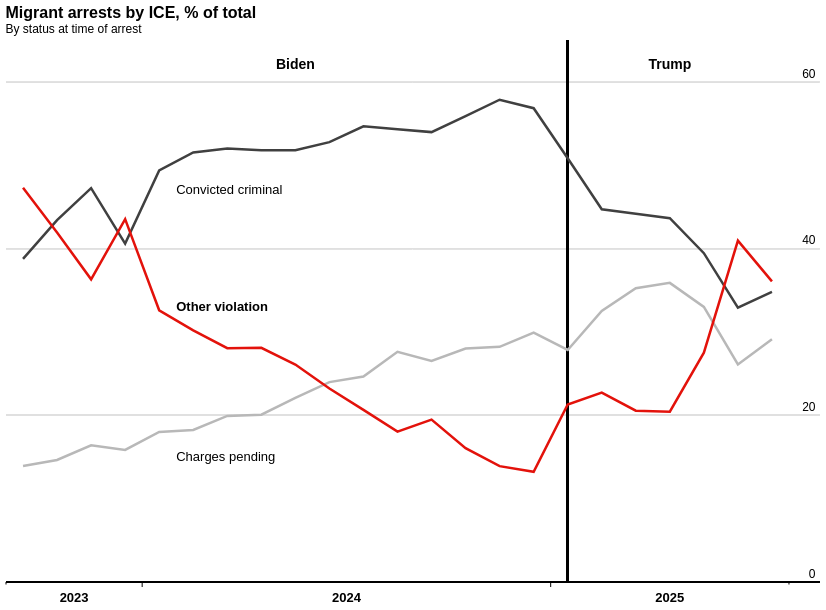

The cell this chart's notebook holds for it:
### Code cell
# Create percentage breakdown chart matching the existing JSON exactly
spec_percentage = {
    "$schema": "https://vega.github.io/schema/vega-lite/v6.json",
    "config": {
        "view": {
            "continuousWidth": 300,
            "continuousHeight": 300,
            "stroke": "transparent"
        },
        "axis": {
            "domainColor": "black",
            "domainWidth": 1,
            "labelFont": "Arial, sans-serif",
            "labelFontSize": 12,
            "titleFont": "Arial, sans-serif",
            "titleFontSize": 13
        },
        "title": {
            "anchor": "start",
            "font": "Arial, sans-serif",
            "fontSize": 16,
            "fontWeight": "bold"
        }
    },
    "width": 800,
    "height": 500,
    "title": {
        "text": "Migrant arrests by ICE, % of total",
        "subtitle": "By status at time of arrest",
        "anchor": "start"
    },
    "data": {"values": status_counts.to_dict('records')},
    "layer": [
        {
            # Horizontal gridlines at 20, 40, 60
            "mark": {
                "type": "rule",
                "strokeWidth": 1,
                "color": "#e0e0e0"
            },
            "encoding": {
                "y": {"datum": 20},
                "x": {"datum": -0.5},
                "x2": {"datum": 23.4}
            }
        },
        {
            "mark": {
                "type": "rule",
                "strokeWidth": 1,
                "color": "#e0e0e0"
            },
            "encoding": {
                "y": {"datum": 40},
                "x": {"datum": -0.5},
                "x2": {"datum": 23.4}
            }
        },
        {
            "mark": {
                "type": "rule",
                "strokeWidth": 1,
                "color": "#e0e0e0"
            },
            "encoding": {
                "y": {"datum": 60},
                "x": {"datum": -0.5},
                "x2": {"datum": 23.4}
            }
        },
        {
            # Vertical separator line at x=16
            "mark": {
                "type": "rule",
                "strokeWidth": 2,
                "color": "black"
            },
            "encoding": {
                "x": {"datum": 16},
                "y": {"datum": 0},
                "y2": {"datum": 65}
            }
        },
        {
            # Line chart with color by category
            "mark": {
                "type": "line",
                "point": {
                    "filled": True,
                    "size": 100,
                    "opacity": 0
                },
                "strokeWidth": 2.5,
                "tooltip": True
            },
            "encoding": {
                "x": {
                    "field": "x_pos",
                    "type": "quantitative",
                    "axis": {
                        "title": None,
                        "labels": False,
                        "ticks": False,
                        "grid": False,
                        "domain": True,
                        "domainColor": "black",
                        "domainWidth": 2,
                        "domainOpacity": 1
                    },
                    "scale": {"domain": [-0.5, 23], "nice": False}
                },
                "y": {
                    "field": "percentage",
                    "type": "quantitative",
                    "axis": {
                        "title": None,
                        "grid": False,
                        "labels": True,
                        "values": [0, 20, 40, 60],
                        "domain": False,
                        "ticks": False,
                        "orient": "right",
                        "labelAlign": "right",
                        "labelBaseline": "middle",
                        "labelPadding": 9,
                        "labelOffset": -9
                    },
                    "scale": {"domain": [0, 60]}
                },
                "color": {
                    "field": "category",
                    "type": "nominal",
                    "scale": {
                        "domain": ["Convicted criminal", "Other violation", "Charges pending"],
                        "range": ["#404040", "#E3120B", "#B8B8B8"]
                    },
                    "legend": None
                },
                "detail": {
                    "field": "category",
                    "type": "nominal"
                },
                "tooltip": [
                    {"field": "date", "type": "temporal", "title": "Month", "format": "%b %Y"},
                    {"field": "category", "type": "nominal", "title": "Status"},
                    {"field": "percentage", "type": "quantitative", "title": "Percentage", "format": ".1f"}
                ]
            }
        },
        {
            # Horizontal axis line at y=0
            "mark": {
                "type": "rule",
                "strokeWidth": 1,
                "color": "black"
            },
            "encoding": {
                "y": {"datum": 0, "type": "quantitative"},
                "x": {"datum": -0.5, "type": "quantitative"},
                "x2": {"datum": 23.4}
            }
        },
        {
            # Short tick marks at start and end
            "data": {
                "values": [
                    {"x": -0.5}, {"x": 22.5}
                ]
            },
            "mark": {
                "type": "rule",
                "strokeWidth": 1,
                "color": "#000000"
            },
            "encoding": {
                "x": {"field": "x", "type": "quantitative", "axis": None},
                "y": {"datum": 0},
                "y2": {"datum": -0.3}
            }
        },
        {
            # Long tick marks for year boundaries
            "data": {
                "values": [
                    {"x": 3.5},
                    {"x": 15.5}
                ]
            },
            "mark": {
                "type": "rule",
                "strokeWidth": 1,
                "color": "#000000"
            },
            "encoding": {
                "x": {"field": "x", "type": "quantitative", "axis": None},
                "y": {"datum": 0},
                "y2": {"datum": -0.6}
            }
        },
        {
            # Year labels
            "data": {
                "values": [
                    {"year": "2023", "x_pos": 1.5},
                    {"year": "2024", "x_pos": 9.5},
                    {"year": "2025", "x_pos": 19}
                ]
            },
            "mark": {
                "type": "text",
                "fontSize": 13,
                "fontWeight": "bold",
                "baseline": "top",
                "dy": 10
            },
            "encoding": {
                "x": {"field": "x_pos", "type": "quantitative", "axis": None},
                "y": {"datum": 0},
                "text": {"field": "year", "type": "nominal"}
            }
        },
        {
            # Biden label
            "data": {
                "values": [
                    {"label": "Biden", "x_pos": 8}
                ]
            },
            "mark": {
                "type": "text",
                "fontSize": 14,
                "fontWeight": "bold",
                "baseline": "middle"
            },
            "encoding": {
                "x": {"field": "x_pos", "type": "quantitative", "axis": None},
                "y": {"datum": 62},
                "text": {"field": "label", "type": "nominal"}
            }
        },
        {
            # Trump label
            "data": {
                "values": [
                    {"label": "Trump", "x_pos": 19}
                ]
            },
            "mark": {
                "type": "text",
                "fontSize": 14,
                "fontWeight": "bold",
                "baseline": "middle"
            },
            "encoding": {
                "x": {"field": "x_pos", "type": "quantitative", "axis": None},
                "y": {"datum": 62},
                "text": {"field": "label", "type": "nominal"}
            }
        },
        {
            # Line label - Convicted criminal
            "data": {
                "values": [
                    {"label": "Convicted criminal", "x_pos": 4.5, "y": 47}
                ]
            },
            "mark": {
                "type": "text",
                "align": "left",
                "baseline": "middle",
                "fontSize": 13,
                "fontWeight": "normal"
            },
            "encoding": {
                "x": {"field": "x_pos", "type": "quantitative", "axis": None},
                "y": {"field": "y", "type": "quantitative"},
                "text": {"field": "label", "type": "nominal"}
            }
        },
        {
            # Line label - Other violation (bold)
            "data": {
                "values": [
                    {"label": "Other violation", "x_pos": 4.5, "y": 33}
                ]
            },
            "mark": {
                "type": "text",
                "align": "left",
                "baseline": "middle",
                "fontSize": 13,
                "fontWeight": "bold"
            },
            "encoding": {
                "x": {"field": "x_pos", "type": "quantitative", "axis": None},
                "y": {"field": "y", "type": "quantitative"},
                "text": {"field": "label", "type": "nominal"}
            }
        },
        {
            # Line label - Charges pending
            "data": {
                "values": [
                    {"label": "Charges pending", "x_pos": 4.5, "y": 15}
                ]
            },
            "mark": {
                "type": "text",
                "align": "left",
                "baseline": "middle",
                "fontSize": 13,
                "fontWeight": "normal"
            },
            "encoding": {
                "x": {"field": "x_pos", "type": "quantitative", "axis": None},
                "y": {"field": "y", "type": "quantitative"},
                "text": {"field": "label", "type": "nominal"}
            }
        }
    ]
}

# Display the chart
chart_percentage = alt.Chart.from_dict(spec_percentage)
chart_percentage

### Figure 1 — Vega-Lite specification as saved in the notebook (floating-point values rounded to 4 significant figures)
{"config": {"view": {"continuousWidth": 300, "continuousHeight": 300, "stroke": "transparent"}, "axis": {"domainColor": "black", "domainWidth": 1, "labelFont": "Arial, sans-serif", "labelFontSize": 12, "titleFont": "Arial, sans-serif", "titleFontSize": 13}, "title": {"anchor": "start", "font": "Arial, sans-serif", "fontSize": 16, "fontWeight": "bold"}}, "layer": [{"mark": {"type": "rule", "color": "#e0e0e0", "strokeWidth": 1}, "encoding": {"x": {"datum": -0.5}, "x2": {"datum": 23.4}, "y": {"datum": 20}}}, {"mark": {"type": "rule", "color": "#e0e0e0", "strokeWidth": 1}, "encoding": {"x": {"datum": -0.5}, "x2": {"datum": 23.4}, "y": {"datum": 40}}}, {"mark": {"type": "rule", "color": "#e0e0e0", "strokeWidth": 1}, "encoding": {"x": {"datum": -0.5}, "x2": {"datum": 23.4}, "y": {"datum": 60}}}, {"mark": {"type": "rule", "color": "black", "strokeWidth": 2}, "encoding": {"x": {"datum": 16}, "y": {"datum": 0}, "y2": {"datum": 65}}}, {"mark": {"type": "line", "point": {"filled": true, "opacity": 0, "size": 100}, "strokeWidth": 2.5, "tooltip": true}, "encoding": {"color": {"field": "category", "legend": null, "scale": {"domain": ["Convicted criminal", "Other violation", "Charges pending"], "range": ["#404040", "#E3120B", "#B8B8B8"]}, "type": "nominal"}, "detail": {"field": "category", "type": "nominal"}, "tooltip": [{"field": "date", "format": "%b %Y", "title": "Month", "type": "temporal"}, {"field": "category", "title": "Status", "type": "nominal"}, {"field": "percentage", "format": ".1f", "title": "Percentage", "type": "quantitative"}], "x": {"axis": {"domain": true, "domainColor": "black", "domainOpacity": 1, "domainWidth": 2, "grid": false, "labels": false, "ticks": false, "title": null}, "field": "x_pos", "scale": {"domain": [-0.5, 23], "nice": false}, "type": "quantitative"}, "y": {"axis": {"domain": false, "grid": false, "labelAlign": "right", "labelBaseline": "middle", "labelOffset": -9, "labelPadding": 9, "labels": true, "orient": "right", "ticks": false, "title": null, "values": [0, 20, 40, 60]}, "field": "percentage", "scale": {"domain": [0, 60]}, "type": "quantitative"}}}, {"mark": {"type": "rule", "color": "black", "strokeWidth": 1}, "encoding": {"x": {"datum": -0.5, "type": "quantitative"}, "x2": {"datum": 23.4}, "y": {"datum": 0, "type": "quantitative"}}}, {"mark": {"type": "rule", "color": "#000000", "strokeWidth": 1}, "data": {"values": [{"x": -0.5}, {"x": 22.5}]}, "encoding": {"x": {"axis": null, "field": "x", "type": "quantitative"}, "y": {"datum": 0}, "y2": {"datum": -0.3}}}, {"mark": {"type": "rule", "color": "#000000", "strokeWidth": 1}, "data": {"values": [{"x": 3.5}, {"x": 15.5}]}, "encoding": {"x": {"axis": null, "field": "x", "type": "quantitative"}, "y": {"datum": 0}, "y2": {"datum": -0.6}}}, {"mark": {"type": "text", "baseline": "top", "dy": 10, "fontSize": 13, "fontWeight": "bold"}, "data": {"values": [{"year": "2023", "x_pos": 1.5}, {"year": "2024", "x_pos": 9.5}, {"year": "2025", "x_pos": 19}]}, "encoding": {"text": {"field": "year", "type": "nominal"}, "x": {"axis": null, "field": "x_pos", "type": "quantitative"}, "y": {"datum": 0}}}, {"mark": {"type": "text", "baseline": "middle", "fontSize": 14, "fontWeight": "bold"}, "data": {"values": [{"label": "Biden", "x_pos": 8}]}, "encoding": {"text": {"field": "label", "type": "nominal"}, "x": {"axis": null, "field": "x_pos", "type": "quantitative"}, "y": {"datum": 62}}}, {"mark": {"type": "text", "baseline": "middle", "fontSize": 14, "fontWeight": "bold"}, "data": {"values": [{"label": "Trump", "x_pos": 19}]}, "encoding": {"text": {"field": "label", "type": "nominal"}, "x": {"axis": null, "field": "x_pos", "type": "quantitative"}, "y": {"datum": 62}}}, {"mark": {"type": "text", "align": "left", "baseline": "middle", "fontSize": 13, "fontWeight": "normal"}, "data": {"values": [{"label": "Convicted criminal", "x_pos": 4.5, "y": 47}]}, "encoding": {"text": {"field": "label", "type": "nominal"}, "x": {"axis": null, "field": "x_pos", "type": "quantitative"}, "y": {"field": "y", "type": "quantitative"}}}, {"mark": {"type": "text", "align": "left", "baseline": "middle", "fontSize": 13, "fontWeight": "bold"}, "data": {"values": [{"label": "Other violation", "x_pos": 4.5, "y": 33}]}, "encoding": {"text": {"field": "label", "type": "nominal"}, "x": {"axis": null, "field": "x_pos", "type": "quantitative"}, "y": {"field": "y", "type": "quantitative"}}}, {"mark": {"type": "text", "align": "left", "baseline": "middle", "fontSize": 13, "fontWeight": "normal"}, "data": {"values": [{"label": "Charges pending", "x_pos": 4.5, "y": 15}]}, "encoding": {"text": {"field": "label", "type": "nominal"}, "x": {"axis": null, "field": "x_pos", "type": "quantitative"}, "y": {"field": "y", "type": "quantitative"}}}], "data": {"name": "data-a4d96ecce02801940ffb12e557867634"}, "height": 500, "title": {"text": "Migrant arrests by ICE, % of total", "anchor": "start", "subtitle": "By status at time of arrest"}, "width": 800, "$schema": "https://vega.github.io/schema/vega-lite/v6.json", "datasets": {"data-a4d96ecce02801940ffb12e557867634": [{"apprehension_criminality": "1 Convicted Criminal", "arrests": 4148, "total_arrests": 10698, "percentage": 38.77, "date": "2023-09-01T00:00:00", "date_str": "2023-09-01", "admin": "Biden", "category": "Convicted criminal", "color": "#404040", "x_pos": 0, "sort_order": 3, "month_letter": "S"}, {"apprehension_criminality": "2 Pending Criminal Charges", "arrests": 1489, "total_arrests": 10698, "percentage": 13.92, "date": "2023-09-01T00:00:00", "date_str": "2023-09-01", "admin": "Biden", "category": "Charges pending", "color": "#B8B8B8", "x_pos": 0, "sort_order": 1, "month_letter": "S"}, {"apprehension_criminality": "3 Other Immigration Violator", "arrests": 5061, "total_arrests": 10698, "percentage": 47.31, "date": "2023-09-01T00:00:00", "date_str": "2023-09-01", "admin": "Biden", "category": "Other violation", "color": "#E3120B", "x_pos": 0, "sort_order": 2, "month_letter": "S"}, {"apprehension_criminality": "1 Convicted Criminal", "arrests": 4428, "total_arrests": 10197, "percentage": 43.42, "date": "2023-10-01T00:00:00", "date_str": "2023-10-01", "admin": "Biden", "category": "Convicted criminal", "color": "#404040", "x_pos": 1, "sort_order": 3, "month_letter": "O"}, {"apprehension_criminality": "2 Pending Criminal Charges", "arrests": 1493, "total_arrests": 10197, "percentage": 14.64, "date": "2023-10-01T00:00:00", "date_str": "2023-10-01", "admin": "Biden", "category": "Charges pending", "color": "#B8B8B8", "x_pos": 1, "sort_order": 1, "month_letter": "O"}, {"apprehension_criminality": "3 Other Immigration Violator", "arrests": 4276, "total_arrests": 10197, "percentage": 41.93, "date": "2023-10-01T00:00:00", "date_str": "2023-10-01", "admin": "Biden", "category": "Other violation", "color": "#E3120B", "x_pos": 1, "sort_order": 2, "month_letter": "O"}, {"apprehension_criminality": "1 Convicted Criminal", "arrests": 4266, "total_arrests": 9025, "percentage": 47.27, "date": "2023-11-01T00:00:00", "date_str": "2023-11-01", "admin": "Biden", "category": "Convicted criminal", "color": "#404040", "x_pos": 2, "sort_order": 3, "month_letter": "N"}, {"apprehension_criminality": "2 Pending Criminal Charges", "arrests": 1481, "total_arrests": 9025, "percentage": 16.41, "date": "2023-11-01T00:00:00", "date_str": "2023-11-01", "admin": "Biden", "category": "Charges pending", "color": "#B8B8B8", "x_pos": 2, "sort_order": 1, "month_letter": "N"}, {"apprehension_criminality": "3 Other Immigration Violator", "arrests": 3278, "total_arrests": 9025, "percentage": 36.32, "date": "2023-11-01T00:00:00", "date_str": "2023-11-01", "admin": "Biden", "category": "Other violation", "color": "#E3120B", "x_pos": 2, "sort_order": 2, "month_letter": "N"}, {"apprehension_criminality": "1 Convicted Criminal", "arrests": 4038, "total_arrests": 9944, "percentage": 40.61, "date": "2023-12-01T00:00:00", "date_str": "2023-12-01", "admin": "Biden", "category": "Convicted criminal", "color": "#404040", "x_pos": 3, "sort_order": 3, "month_letter": "D"}, {"apprehension_criminality": "2 Pending Criminal Charges", "arrests": 1576, "total_arrests": 9944, "percentage": 15.85, "date": "2023-12-01T00:00:00", "date_str": "2023-12-01", "admin": "Biden", "category": "Charges pending", "color": "#B8B8B8", "x_pos": 3, "sort_order": 1, "month_letter": "D"}, {"apprehension_criminality": "3 Other Immigration Violator", "arrests": 4330, "total_arrests": 9944, "percentage": 43.54, "date": "2023-12-01T00:00:00", "date_str": "2023-12-01", "admin": "Biden", "category": "Other violation", "color": "#E3120B", "x_pos": 3, "sort_order": 2, "month_letter": "D"}, {"apprehension_criminality": "1 Convicted Criminal", "arrests": 4253, "total_arrests": 8612, "percentage": 49.38, "date": "2024-01-01T00:00:00", "date_str": "2024-01-01", "admin": "Biden", "category": "Convicted criminal", "color": "#404040", "x_pos": 4, "sort_order": 3, "month_letter": "J"}, {"apprehension_criminality": "2 Pending Criminal Charges", "arrests": 1551, "total_arrests": 8612, "percentage": 18.01, "date": "2024-01-01T00:00:00", "date_str": "2024-01-01", "admin": "Biden", "category": "Charges pending", "color": "#B8B8B8", "x_pos": 4, "sort_order": 1, "month_letter": "J"}, {"apprehension_criminality": "3 Other Immigration Violator", "arrests": 2808, "total_arrests": 8612, "percentage": 32.61, "date": "2024-01-01T00:00:00", "date_str": "2024-01-01", "admin": "Biden", "category": "Other violation", "color": "#E3120B", "x_pos": 4, "sort_order": 2, "month_letter": "J"}, {"apprehension_criminality": "1 Convicted Criminal", "arrests": 5011, "total_arrests": 9720, "percentage": 51.55, "date": "2024-02-01T00:00:00", "date_str": "2024-02-01", "admin": "Biden", "category": "Convicted criminal", "color": "#404040", "x_pos": 5, "sort_order": 3, "month_letter": "F"}, {"apprehension_criminality": "2 Pending Criminal Charges", "arrests": 1773, "total_arrests": 9720, "percentage": 18.24, "date": "2024-02-01T00:00:00", "date_str": "2024-02-01", "admin": "Biden", "category": "Charges pending", "color": "#B8B8B8", "x_pos": 5, "sort_order": 1, "month_letter": "F"}, {"apprehension_criminality": "3 Other Immigration Violator", "arrests": 2936, "total_arrests": 9720, "percentage": 30.21, "date": "2024-02-01T00:00:00", "date_str": "2024-02-01", "admin": "Biden", "category": "Other violation", "color": "#E3120B", "x_pos": 5, "sort_order": 2, "month_letter": "F"}, {"apprehension_criminality": "1 Convicted Criminal", "arrests": 5084, "total_arrests": 9775, "percentage": 52.01, "date": "2024-03-01T00:00:00", "date_str": "2024-03-01", "admin": "Biden", "category": "Convicted criminal", "color": "#404040", "x_pos": 6, "sort_order": 3, "month_letter": "M"}, {"apprehension_criminality": "2 Pending Criminal Charges", "arrests": 1948, "total_arrests": 9775, "percentage": 19.93, "date": "2024-03-01T00:00:00", "date_str": "2024-03-01", "admin": "Biden", "category": "Charges pending", "color": "#B8B8B8", "x_pos": 6, "sort_order": 1, "month_letter": "M"}, {"apprehension_criminality": "3 Other Immigration Violator", "arrests": 2743, "total_arrests": 9775, "percentage": 28.06, "date": "2024-03-01T00:00:00", "date_str": "2024-03-01", "admin": "Biden", "category": "Other violation", "color": "#E3120B", "x_pos": 6, "sort_order": 2, "month_letter": "M"}, {"apprehension_criminality": "1 Convicted Criminal", "arrests": 5356, "total_arrests": 10336, "percentage": 51.82, "date": "2024-04-01T00:00:00", "date_str": "2024-04-01", "admin": "Biden", "category": "Convicted criminal", "color": "#404040", "x_pos": 7, "sort_order": 3, "month_letter": "A"}, {"apprehension_criminality": "2 Pending Criminal Charges", "arrests": 2075, "total_arrests": 10336, "percentage": 20.08, "date": "2024-04-01T00:00:00", "date_str": "2024-04-01", "admin": "Biden", "category": "Charges pending", "color": "#B8B8B8", "x_pos": 7, "sort_order": 1, "month_letter": "A"}, {"apprehension_criminality": "3 Other Immigration Violator", "arrests": 2905, "total_arrests": 10336, "percentage": 28.11, "date": "2024-04-01T00:00:00", "date_str": "2024-04-01", "admin": "Biden", "category": "Other violation", "color": "#E3120B", "x_pos": 7, "sort_order": 2, "month_letter": "A"}, {"apprehension_criminality": "1 Convicted Criminal", "arrests": 5376, "total_arrests": 10377, "percentage": 51.81, "date": "2024-05-01T00:00:00", "date_str": "2024-05-01", "admin": "Biden", "category": "Convicted criminal", "color": "#404040", "x_pos": 8, "sort_order": 3, "month_letter": "M"}, {"apprehension_criminality": "2 Pending Criminal Charges", "arrests": 2293, "total_arrests": 10377, "percentage": 22.1, "date": "2024-05-01T00:00:00", "date_str": "2024-05-01", "admin": "Biden", "category": "Charges pending", "color": "#B8B8B8", "x_pos": 8, "sort_order": 1, "month_letter": "M"}, {"apprehension_criminality": "3 Other Immigration Violator", "arrests": 2708, "total_arrests": 10377, "percentage": 26.1, "date": "2024-05-01T00:00:00", "date_str": "2024-05-01", "admin": "Biden", "category": "Other violation", "color": "#E3120B", "x_pos": 8, "sort_order": 2, "month_letter": "M"}, {"apprehension_criminality": "1 Convicted Criminal", "arrests": 4577, "total_arrests": 8671, "percentage": 52.79, "date": "2024-06-01T00:00:00", "date_str": "2024-06-01", "admin": "Biden", "category": "Convicted criminal", "color": "#404040", "x_pos": 9, "sort_order": 3, "month_letter": "J"}, {"apprehension_criminality": "2 Pending Criminal Charges", "arrests": 2080, "total_arrests": 8671, "percentage": 23.99, "date": "2024-06-01T00:00:00", "date_str": "2024-06-01", "admin": "Biden", "category": "Charges pending", "color": "#B8B8B8", "x_pos": 9, "sort_order": 1, "month_letter": "J"}, {"apprehension_criminality": "3 Other Immigration Violator", "arrests": 2014, "total_arrests": 8671, "percentage": 23.23, "date": "2024-06-01T00:00:00", "date_str": "2024-06-01", "admin": "Biden", "category": "Other violation", "color": "#E3120B", "x_pos": 9, "sort_order": 2, "month_letter": "J"}, {"apprehension_criminality": "1 Convicted Criminal", "arrests": 5243, "total_arrests": 9589, "percentage": 54.68, "date": "2024-07-01T00:00:00", "date_str": "2024-07-01", "admin": "Biden", "category": "Convicted criminal", "color": "#404040", "x_pos": 10, "sort_order": 3, "month_letter": "J"}, {"apprehension_criminality": "2 Pending Criminal Charges", "arrests": 2365, "total_arrests": 9589, "percentage": 24.66, "date": "2024-07-01T00:00:00", "date_str": "2024-07-01", "admin": "Biden", "category": "Charges pending", "color": "#B8B8B8", "x_pos": 10, "sort_order": 1, "month_letter": "J"}, {"apprehension_criminality": "3 Other Immigration Violator", "arrests": 1981, "total_arrests": 9589, "percentage": 20.66, "date": "2024-07-01T00:00:00", "date_str": "2024-07-01", "admin": "Biden", "category": "Other violation", "color": "#E3120B", "x_pos": 10, "sort_order": 2, "month_letter": "J"}, {"apprehension_criminality": "1 Convicted Criminal", "arrests": 5055, "total_arrests": 9304, "percentage": 54.33, "date": "2024-08-01T00:00:00", "date_str": "2024-08-01", "admin": "Biden", "category": "Convicted criminal", "color": "#404040", "x_pos": 11, "sort_order": 3, "month_letter": "A"}, {"apprehension_criminality": "2 Pending Criminal Charges", "arrests": 2570, "total_arrests": 9304, "percentage": 27.62, "date": "2024-08-01T00:00:00", "date_str": "2024-08-01", "admin": "Biden", "category": "Charges pending", "color": "#B8B8B8", "x_pos": 11, "sort_order": 1, "month_letter": "A"}, {"apprehension_criminality": "3 Other Immigration Violator", "arrests": 1679, "total_arrests": 9304, "percentage": 18.05, "date": "2024-08-01T00:00:00", "date_str": "2024-08-01", "admin": "Biden", "category": "Other violation", "color": "#E3120B", "x_pos": 11, "sort_order": 2, "month_letter": "A"}, {"apprehension_criminality": "1 Convicted Criminal", "arrests": 4585, "total_arrests": 8493, "percentage": 53.99, "date": "2024-09-01T00:00:00", "date_str": "2024-09-01", "admin": "Biden", "category": "Convicted criminal", "color": "#404040", "x_pos": 12, "sort_order": 3, "month_letter": "S"}, {"apprehension_criminality": "2 Pending Criminal Charges", "arrests": 2253, "total_arrests": 8493, "percentage": 26.53, "date": "2024-09-01T00:00:00", "date_str": "2024-09-01", "admin": "Biden", "category": "Charges pending", "color": "#B8B8B8", "x_pos": 12, "sort_order": 1, "month_letter": "S"}, {"apprehension_criminality": "3 Other Immigration Violator", "arrests": 1655, "total_arrests": 8493, "percentage": 19.49, "date": "2024-09-01T00:00:00", "date_str": "2024-09-01", "admin": "Biden", "category": "Other violation", "color": "#E3120B", "x_pos": 12, "sort_order": 2, "month_letter": "S"}, {"apprehension_criminality": "1 Convicted Criminal", "arrests": 5399, "total_arrests": 9655, "percentage": 55.92, "date": "2024-10-01T00:00:00", "date_str": "2024-10-01", "admin": "Biden", "category": "Convicted criminal", "color": "#404040", "x_pos": 13, "sort_order": 3, "month_letter": "O"}, {"apprehension_criminality": "2 Pending Criminal Charges", "arrests": 2705, "total_arrests": 9655, "percentage": 28.02, "date": "2024-10-01T00:00:00", "date_str": "2024-10-01", "admin": "Biden", "category": "Charges pending", "color": "#B8B8B8", "x_pos": 13, "sort_order": 1, "month_letter": "O"}, {"apprehension_criminality": "3 Other Immigration Violator", "arrests": 1551, "total_arrests": 9655, "percentage": 16.06, "date": "2024-10-01T00:00:00", "date_str": "2024-10-01", "admin": "Biden", "category": "Other violation", "color": "#E3120B", "x_pos": 13, "sort_order": 2, "month_letter": "O"}, {"apprehension_criminality": "1 Convicted Criminal", "arrests": 4796, "total_arrests": 8287, "percentage": 57.87, "date": "2024-11-01T00:00:00", "date_str": "2024-11-01", "admin": "Biden", "category": "Convicted criminal", "color": "#404040", "x_pos": 14, "sort_order": 3, "month_letter": "N"}, {"apprehension_criminality": "2 Pending Criminal Charges", "arrests": 2339, "total_arrests": 8287, "percentage": 28.22, "date": "2024-11-01T00:00:00", "date_str": "2024-11-01", "admin": "Biden", "category": "Charges pending", "color": "#B8B8B8", "x_pos": 14, "sort_order": 1, "month_letter": "N"}, {"apprehension_criminality": "3 Other Immigration Violator", "arrests": 1152, "total_arrests": 8287, "percentage": 13.9, "date": "2024-11-01T00:00:00", "date_str": "2024-11-01", "admin": "Biden", "category": "Other violation", "color": "#E3120B", "x_pos": 14, "sort_order": 2, "month_letter": "N"}, {"apprehension_criminality": "1 Convicted Criminal", "arrests": 4905, "total_arrests": 8627, "percentage": 56.86, "date": "2024-12-01T00:00:00", "date_str": "2024-12-01", "admin": "Biden", "category": "Convicted criminal", "color": "#404040", "x_pos": 15, "sort_order": 3, "month_letter": "D"}, {"apprehension_criminality": "2 Pending Criminal Charges", "arrests": 2581, "total_arrests": 8627, "percentage": 29.92, "date": "2024-12-01T00:00:00", "date_str": "2024-12-01", "admin": "Biden", "category": "Charges pending", "color": "#B8B8B8", "x_pos": 15, "sort_order": 1, "month_letter": "D"}, {"apprehension_criminality": "3 Other Immigration Violator", "arrests": 1141, "total_arrests": 8627, "percentage": 13.23, "date": "2024-12-01T00:00:00", "date_str": "2024-12-01", "admin": "Biden", "category": "Other violation", "color": "#E3120B", "x_pos": 15, "sort_order": 2, "month_letter": "D"}, {"apprehension_criminality": "1 Convicted Criminal", "arrests": 6296, "total_arrests": 12380, "percentage": 50.86, "date": "2025-01-01T00:00:00", "date_str": "2025-01-01", "admin": "Biden", "category": "Convicted criminal", "color": "#404040", "x_pos": 16, "sort_order": 3, "month_letter": "J"}, {"apprehension_criminality": "2 Pending Criminal Charges", "arrests": 3447, "total_arrests": 12380, "percentage": 27.84, "date": "2025-01-01T00:00:00", "date_str": "2025-01-01", "admin": "Biden", "category": "Charges pending", "color": "#B8B8B8", "x_pos": 16, "sort_order": 1, "month_letter": "J"}, {"apprehension_criminality": "3 Other Immigration Violator", "arrests": 2637, "total_arrests": 12380, "percentage": 21.3, "date": "2025-01-01T00:00:00", "date_str": "2025-01-01", "admin": "Biden", "category": "Other violation", "color": "#E3120B", "x_pos": 16, "sort_order": 2, "month_letter": "J"}, {"apprehension_criminality": "1 Convicted Criminal", "arrests": 7806, "total_arrests": 17452, "percentage": 44.73, "date": "2025-02-01T00:00:00", "date_str": "2025-02-01", "admin": "Trump", "category": "Convicted criminal", "color": "#404040", "x_pos": 17, "sort_order": 3, "month_letter": "F"}, {"apprehension_criminality": "2 Pending Criminal Charges", "arrests": 5678, "total_arrests": 17452, "percentage": 32.53, "date": "2025-02-01T00:00:00", "date_str": "2025-02-01", "admin": "Trump", "category": "Charges pending", "color": "#B8B8B8", "x_pos": 17, "sort_order": 1, "month_letter": "F"}, {"apprehension_criminality": "3 Other Immigration Violator", "arrests": 3968, "total_arrests": 17452, "percentage": 22.74, "date": "2025-02-01T00:00:00", "date_str": "2025-02-01", "admin": "Trump", "category": "Other violation", "color": "#E3120B", "x_pos": 17, "sort_order": 2, "month_letter": "F"}, {"apprehension_criminality": "1 Convicted Criminal", "arrests": 8374, "total_arrests": 18952, "percentage": 44.19, "date": "2025-03-01T00:00:00", "date_str": "2025-03-01", "admin": "Trump", "category": "Convicted criminal", "color": "#404040", "x_pos": 18, "sort_order": 3, "month_letter": "M"}, {"apprehension_criminality": "2 Pending Criminal Charges", "arrests": 6682, "total_arrests": 18952, "percentage": 35.26, "date": "2025-03-01T00:00:00", "date_str": "2025-03-01", "admin": "Trump", "category": "Charges pending", "color": "#B8B8B8", "x_pos": 18, "sort_order": 1, "month_letter": "M"}, {"apprehension_criminality": "3 Other Immigration Violator", "arrests": 3896, "total_arrests": 18952, "percentage": 20.56, "date": "2025-03-01T00:00:00", "date_str": "2025-03-01", "admin": "Trump", "category": "Other violation", "color": "#E3120B", "x_pos": 18, "sort_order": 2, "month_letter": "M"}, {"apprehension_criminality": "1 Convicted Criminal", "arrests": 7839, "total_arrests": 17954, "percentage": 43.66, "date": "2025-04-01T00:00:00", "date_str": "2025-04-01", "admin": "Trump", "category": "Convicted criminal", "color": "#404040", "x_pos": 19, "sort_order": 3, "month_letter": "A"}, {"apprehension_criminality": "2 Pending Criminal Charges", "arrests": 6445, "total_arrests": 17954, "percentage": 35.9, "date": "2025-04-01T00:00:00", "date_str": "2025-04-01", "admin": "Trump", "category": "Charges pending", "color": "#B8B8B8", "x_pos": 19, "sort_order": 1, "month_letter": "A"}, {"apprehension_criminality": "3 Other Immigration Violator", "arrests": 3670, "total_arrests": 17954, "percentage": 20.44, "date": "2025-04-01T00:00:00", "date_str": "2025-04-01", "admin": "Trump", "category": "Other violation", "color": "#E3120B", "x_pos": 19, "sort_order": 2, "month_letter": "A"}, {"apprehension_criminality": "1 Convicted Criminal", "arrests": 8977, "total_arrests": 22749, "percentage": 39.46, "date": "2025-05-01T00:00:00", "date_str": "2025-05-01", "admin": "Trump", "category": "Convicted criminal", "color": "#404040", "x_pos": 20, "sort_order": 3, "month_letter": "M"}, {"apprehension_criminality": "2 Pending Criminal Charges", "arrests": 7511, "total_arrests": 22749, "percentage": 33.02, "date": "2025-05-01T00:00:00", "date_str": "2025-05-01", "admin": "Trump", "category": "Charges pending", "color": "#B8B8B8", "x_pos": 20, "sort_order": 1, "month_letter": "M"}, {"apprehension_criminality": "3 Other Immigration Violator", "arrests": 6261, "total_arrests": 22749, "percentage": 27.52, "date": "2025-05-01T00:00:00", "date_str": "2025-05-01", "admin": "Trump", "category": "Other violation", "color": "#E3120B", "x_pos": 20, "sort_order": 2, "month_letter": "M"}, {"apprehension_criminality": "1 Convicted Criminal", "arrests": 10083, "total_arrests": 30617, "percentage": 32.93, "date": "2025-06-01T00:00:00", "date_str": "2025-06-01", "admin": "Trump", "category": "Convicted criminal", "color": "#404040", "x_pos": 21, "sort_order": 3, "month_letter": "J"}, {"apprehension_criminality": "2 Pending Criminal Charges", "arrests": 7992, "total_arrests": 30617, "percentage": 26.1, "date": "2025-06-01T00:00:00", "date_str": "2025-06-01", "admin": "Trump", "category": "Charges pending", "color": "#B8B8B8", "x_pos": 21, "sort_order": 1, "month_letter": "J"}, {"apprehension_criminality": "3 Other Immigration Violator", "arrests": 12542, "total_arrests": 30617, "percentage": 40.96, "date": "2025-06-01T00:00:00", "date_str": "2025-06-01", "admin": "Trump", "category": "Other violation", "color": "#E3120B", "x_pos": 21, "sort_order": 2, "month_letter": "J"}, {"apprehension_criminality": "1 Convicted Criminal", "arrests": 9540, "total_arrests": 27412, "percentage": 34.8, "date": "2025-07-01T00:00:00", "date_str": "2025-07-01", "admin": "Trump", "category": "Convicted criminal", "color": "#404040", "x_pos": 22, "sort_order": 3, "month_letter": "J"}, {"apprehension_criminality": "2 Pending Criminal Charges", "arrests": 7984, "total_arrests": 27412, "percentage": 29.13, "date": "2025-07-01T00:00:00", "date_str": "2025-07-01", "admin": "Trump", "category": "Charges pending", "color": "#B8B8B8", "x_pos": 22, "sort_order": 1, "month_letter": "J"}, {"apprehension_criminality": "3 Other Immigration Violator", "arrests": 9888, "total_arrests": 27412, "percentage": 36.07, "date": "2025-07-01T00:00:00", "date_str": "2025-07-01", "admin": "Trump", "category": "Other violation", "color": "#E3120B", "x_pos": 22, "sort_order": 2, "month_letter": "J"}]}}
